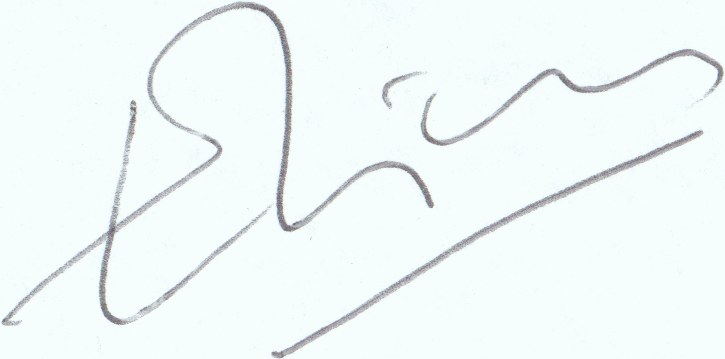
#> input picture 001_01.PNG, 725 x 359 px
$ python Script.py
#> lines starting #> are read from the running program, lines starting #| are printed output that depends on the picture; after the words box and inside, x2 and y2 are one past the last pixel; in counts of white or black regions, pixels touching at a corner belong together
### Tratamentos.py
import matplotlib.pyplot as plt
import matplotlib.image as mpimg
import numpy as np
import os
import cv2
import scipy


PATH = "./"
FILE = "001_01.PNG"


#parametros de tratamento gaussiano, binarização e morfologia
MINSIZEGAUSSIAN = 5
MAXSIZEGAUSSIAN = 5
MINSIZEOFESTRUTURANTE = 5
MAXSIZEOFESTRUTURANTE = 5
PACEESTRUTURANTE = 4
BINARIZACAO = 234


def gaussian_filter_2d(filter_size):
    # Note que o desvio padrão está sendo definido com base no tamanho do filtro
    sigma = filter_size/6.


    # Definição as coordenadas do matriz
    x_vals = np.linspace(-3*sigma, 3*sigma, filter_size)
    y_vals = x_vals.copy()


    # Cria o filtro Gaussino
    z = np.zeros((filter_size, filter_size))
    for row in range(filter_size):
        x = x_vals[row]
        for col in range(filter_size):
            y = y_vals[col]
            z[row, col] = np.exp(-(x**2+y**2)/(2*sigma**2))
    z = z/np.sum(z)


    return z


def tratamento_imagem(path = PATH, files = [FILE]):
    imgs ={}
    for file in files:
        img = cv2.imread(os.path.join(path, file), cv2.IMREAD_GRAYSCALE)
        imgs[file] = img
    #tratamento de imagens com filtro gaussiano
    gaussian_images = {}
    binary_images = {}
    erode_images = {}
    open_images = {}


    for img_id in imgs:
        gaussian_images[img_id] = {}
        binary_images[img_id] = {}
        erode_images[img_id] = {}
        open_images[img_id] = {}


        for i in range(MINSIZEGAUSSIAN, MAXSIZEGAUSSIAN+1, 2):
            gaussian_images[img_id][i] = scipy.signal.convolve(imgs[img_id], gaussian_filter_2d(i**2), mode='same')


        #binarização de imagens pós filtro
        for i in gaussian_images[img_id]:
            _, binary_images[img_id][i] = cv2.threshold(gaussian_images[img_id][i], BINARIZACAO, 255, cv2.THRESH_BINARY)


        #Tratamento morfologico (erosão)
        counter = 1
        for i in binary_images[img_id]:
            for j in range(MINSIZEOFESTRUTURANTE, MAXSIZEOFESTRUTURANTE+1, PACEESTRUTURANTE):
                kernel = cv2.getStructuringElement(cv2.MORPH_CROSS, (j, j))
                erode_images[img_id][counter] = cv2.morphologyEx(binary_images[img_id][i],cv2.MORPH_ERODE, kernel, iterations=1)
                counter += 1


        #Tratamento morfologico (abertura)
        counter = 1
        for i in binary_images[img_id]:
            for j in range(MINSIZEOFESTRUTURANTE, MAXSIZEOFESTRUTURANTE+1, PACEESTRUTURANTE):
                kernel = cv2.getStructuringElement(cv2.MORPH_CROSS, (j, j))
                open_images[img_id][counter] = cv2.morphologyEx(binary_images[img_id][i],cv2.MORPH_OPEN, kernel, iterations=1)
                counter += 1


    return imgs, gaussian_images, binary_images, erode_images, open_images

### Detecção.py
import cv2
import numpy as np
import random


FILE = "001_01.PNG"
CAP = 1


SAMPLES = 3


#parametros de circulo
DP = 1.2
MINDIST = 10
PARAM1 = 50
PARAM2 = 20
MINRADIUS_DEFAULT = 10
MAXRADIUS_DEFAULT = 150
MINRAD_CEILING = 100
MAXRAD_CEILING = 100
RAD_PACE = 10
MINRAD_MAXVALUE = 6


#Parametros de linha
LIMITEMINHOUGH = 50
LIMITEMAXHOUGH = 120
PACEHOUGH = 5


#contador para label de imagens
contador = 0


def Identificação(imagens):

    titulos = {}
    linhas = {}
    param_linhas = {}
    param_circulos = {}
    circulos = {}
    imagens_finais = {}
    eixo_x_linhas = {}
    eixo_x_circulos = {}
    for conjunto_imagens in imagens:

        eixo_x_linhas[conjunto_imagens] = {}
        eixo_x_circulos[conjunto_imagens] = {}
        titulos[conjunto_imagens] = {}
        linhas[conjunto_imagens] = {}
        param_linhas[conjunto_imagens] = {}
        param_circulos[conjunto_imagens] = {}
        circulos[conjunto_imagens] = {}
        imagens_finais[conjunto_imagens] = {}


        for indice_imagem_original in imagens[conjunto_imagens]:

            try:
                teste = eixo_x_linhas[conjunto_imagens][indice_imagem_original]
            except:
                eixo_x_linhas[conjunto_imagens][indice_imagem_original] = {}
                eixo_x_circulos[conjunto_imagens][indice_imagem_original] = {}
                titulos[conjunto_imagens][indice_imagem_original] = {}
                linhas[conjunto_imagens][indice_imagem_original] = {}
                param_linhas[conjunto_imagens][indice_imagem_original] = {}
                param_circulos[conjunto_imagens][indice_imagem_original] = {}
                circulos[conjunto_imagens][indice_imagem_original] = {}
                imagens_finais[conjunto_imagens][indice_imagem_original] = {}


            contador = 0
            for img_tratada in imagens[conjunto_imagens][indice_imagem_original]:
                eixo_x_linhas[conjunto_imagens][indice_imagem_original][contador] = []
                eixo_x_circulos[conjunto_imagens][indice_imagem_original][contador] = []
                titulos[conjunto_imagens][indice_imagem_original][contador] = {'linhas':[], 'circulos':[]}
                titulos[conjunto_imagens][indice_imagem_original][contador]['circulos'] = []
                linhas[conjunto_imagens][indice_imagem_original][contador] = []
                param_linhas[conjunto_imagens][indice_imagem_original][contador] = []
                param_circulos[conjunto_imagens][indice_imagem_original][contador] = []
                circulos[conjunto_imagens][indice_imagem_original][contador] = []
                imagens_finais[conjunto_imagens][indice_imagem_original][contador] = {'linhas':[], 'circulos':[]}


                for parametroHough in range (LIMITEMINHOUGH, LIMITEMAXHOUGH+1, PACEHOUGH):

                    eixo_x_linhas[conjunto_imagens][indice_imagem_original][contador] += [parametroHough]
                    titulos[conjunto_imagens][indice_imagem_original][contador]['linhas'],imagens_finais[conjunto_imagens][indice_imagem_original][contador]['linhas'],linhas[conjunto_imagens][indice_imagem_original][contador], param_linhas[conjunto_imagens][indice_imagem_original][contador] = detect_lines(titulos[conjunto_imagens][indice_imagem_original][contador]['linhas'],
                                                                                                                                                                                                                        imagens_finais[conjunto_imagens][indice_imagem_original][contador]['linhas'],
                                                                                                                                                                                                                        linhas[conjunto_imagens][indice_imagem_original][contador],
                                                                                                                                                                                                                        param_linhas[conjunto_imagens][indice_imagem_original][contador],
                                                                                                                                                                                                                        parametroHough,image_raw= imagens[conjunto_imagens][indice_imagem_original][img_tratada],
                                                                                                                                                                                                                        image_or_path=False)
                for minrad in range(5, MINRAD_CEILING+1, RAD_PACE):
                    vetor_minrad = []
                    for i in range(1, MINRAD_MAXVALUE+1):
                        vetor_minrad.append(minrad*i)
                    for maxrad in range(minrad, MAXRAD_CEILING+1, RAD_PACE):
                        for dist in vetor_minrad:
                            label_eixo_X = [int(dist/minrad), minrad, maxrad]
                            eixo_x_circulos[conjunto_imagens][indice_imagem_original][contador] += [label_eixo_X]
                            titulos[conjunto_imagens][indice_imagem_original][contador]['circulos'],imagens_finais[conjunto_imagens][indice_imagem_original][contador]['circulos'],circulos[conjunto_imagens][indice_imagem_original][contador], param_circulos[conjunto_imagens][indice_imagem_original][contador] = detect_circulos(titulos[conjunto_imagens][indice_imagem_original][contador]['circulos'],
                                                                                                                                                                                                                    imagens_finais[conjunto_imagens][indice_imagem_original][contador]['circulos'],
                                                                                                                                                                                                                    circulos[conjunto_imagens][indice_imagem_original][contador],
                                                                                                                                                                                                                    param_circulos[conjunto_imagens][indice_imagem_original][contador],
                                                                                                                                                                                                                    circleparams=[dist, minrad, maxrad], image_raw= imagens[conjunto_imagens][indice_imagem_original][img_tratada],
                                                                                                                                                                                                                    image_or_path=False)
                contador += 1

    output = {}
    output["titulos"] = titulos
    output["linhas"] = linhas
    output["param_linhas"] = param_linhas
    output["param_circulos"] = param_circulos
    output["circulos"] = circulos
    output["imagens"] = imagens
    output["imagens_finais"] = imagens_finais
    output["Param_Hough_linhas"] = eixo_x_linhas
    output["param_Hough_circulos"] = eixo_x_circulos


    return output


def detect_lines(titulos, imagens, linhas, param_linhas, parametroHough, image_raw = FILE, image_or_path = True):
    # Carregar a imagem

    global contador
    gray_image, image = leitura_imagem(image_raw, image_or_path)

    #detecção de linhas
    edges = cv2.Canny(gray_image, 50, 150)


    mask = np.ones_like(edges) * 255  # Criar uma máscara branca


    height, width = edges.shape
    lenght = 10
    roi_top_left = (lenght, lenght)          # Coordenadas do canto superior esquerdo
    roi_bottom_right = (width-lenght, height-lenght)  # Coordenadas do canto inferior direito


    # Desenhar um retângulo preto na máscara para a área a ser ignorada (bordas)
    mask[0:roi_top_left[1], :] = 0
    mask[roi_bottom_right[1]:, :] = 0
    mask[:, 0:roi_top_left[0]] = 0
    mask[:, roi_bottom_right[0]:] = 0

    # Aplicar a máscara à imagem de bordas
    masked_edges = cv2.bitwise_and(edges, mask)

    # Aplicar a Transformada de Hough para linhas
    lines = cv2.HoughLines(masked_edges, 1, np.pi / 180, parametroHough)

    # Desenhar as linhas detectadas na imagem original
    if lines is not None:
        for line in lines:
            rho, theta = line[0]
            a = np.cos(theta)
            b = np.sin(theta)
            x0 = a * rho
            y0 = b * rho
            x1 = int(x0 + 1000 * (-b))
            y1 = int(y0 + 1000 * (a))
            x2 = int(x0 - 1000 * (-b))
            y2 = int(y0 - 1000 * (a))
            cv2.line(image, (x1, y1), (x2, y2), (0, 255, 0), 2)

    try:
        linhas.append(len(lines))
    except:
        linhas.append(0)

    param_linhas.append(lines)
    contador += 1
    titulos.append("Imagem"+str(contador)+" Hough = "+str(parametroHough))
    imagens.append(image)


    return titulos, imagens, linhas, param_linhas

def detect_circulos(titulos, imagens, circulos,param_circulos, circleparams = [MINDIST, MINRADIUS_DEFAULT, MAXRADIUS_DEFAULT], image_raw = FILE, image_or_path = True):
    # Carregar a imagem

    global contador


    gray_image, image = leitura_imagem(image_raw, image_or_path)


    circles = cv2.HoughCircles(
    gray_image,
    cv2.HOUGH_GRADIENT,
    dp=DP,
    minDist= circleparams[0] ,
    param1=PARAM1,
    param2=PARAM2,
    minRadius=circleparams[1],
    maxRadius=circleparams[2]
)


# Verificar se foram encontrados círculos
    if circles is not None:
        # Convertendo as coordenadas dos círculos para inteiros
        circles = np.round(circles[0, :]).astype("int")

        # Desenhar os círculos na imagem original
        for (x, y, r) in circles:
            cv2.circle(image, (x, y), r, (0, 0, 255), 4)  # Círculo verde
            cv2.rectangle(image, (x - 1, y - 1), (x + 1, y + 1), (0, 0, 255), -1)  # Centro do círculo
    try:
        circulos.append(len(circles))
    except:
        circulos.append(0)
    param_circulos.append(circles)
    contador += 1
    titulos.append("Imagem"+str(contador) + " MINDIST = " +str(circleparams[0]) + " MINRAD = " +str(circleparams[1]) + " MAXRAD = " +str(circleparams[2]))
    imagens.append(image)


    return titulos, imagens, circulos, param_circulos


# [90 lines left out: function detect_linhas_e_circulos, not called in this run]


def leitura_imagem(image_raw, image_or_path):
    global contador


    if(image_or_path):
        image = cv2.imread(image_raw)
        gray_image = cv2.cvtColor(image, cv2.COLOR_BGR2GRAY)

    else:
        #imagem ja tratada
        gray_image = image_raw
        gray_image = np.uint8(gray_image)
        image = cv2.cvtColor(gray_image, cv2.COLOR_GRAY2BGR)
        image = np.uint8(image)


    return gray_image, image


# [32 lines left out: function exibir_imagens, not called in this run]


# [2 lines that do not run on import are left out]

### Script.py
import matplotlib.pyplot as plt
import numpy as np
from Detecção import detect_lines, exibir_imagens, detect_circulos, detect_linhas_e_circulos, Identificação
from Tratamentos import tratamento_imagem
from Matching import matching


"""
Projeto final de Processamento Digital de Imagens
Grupo 9 - Verificação de assinaturas
Membros:
- Lucas Maciel Balieiro - 800534
- Marciel Silva de Almeida - 628069


base de dados referencia: http://www.iapr-tc11.org/mediawiki/index.php/ICDAR_2011_Signature_Verification_Competition_(SigComp2011)


"""


PATH_BASE = "./"
PATH_ALVO = "./"
IMAGENS_BASE = ["001_01.PNG","001_02.PNG"]
IMAGEM_ALVO = ["001_03.PNG", "001_01.PNG", "Assinatura diferente.png"]
DEPARA_TIPO = {"imagens_orignais": "ORIGINAL", "gaussianas":"Tratada com filtro gaussiano", "binarias": "Binarizada e suavizada", "erodidas": "aplicada erosão", "abertas": "aplicada abertura"}


FATOR_LINHAS = 0.8
FATOR_CIRCULOS = 0.2


PESO_PADRAO = {'gaussianas': 0.1, 'binarias': 0.3, 'erodidas':0.3, 'abertas':0.3}


# files precisam ser o relative path
# pastas precisam ser o restante do caminho que levam aos files. Apenas uma por entidade (base ou alvo)
def main(pasta_base = PATH_BASE, files_base = IMAGENS_BASE, pasta_alvo = PATH_ALVO, files_alvo = IMAGEM_ALVO):


    identidade_base = {}
    identidade_alvo = {}


    #Realização de diferentes tratamentos (aplicação de filtro gaussiano, binarização e morfologia matemática) a fim de preparar diferentes abordagens para cada imagem
    _, identidade_base["gaussianas"], identidade_base["binarias"], identidade_base["erodidas"], identidade_base["abertas"] = tratamento_imagem(path= pasta_base, files=files_base)
#> pass 2 of the loop in tratamento_imagem, `for file in files:`:
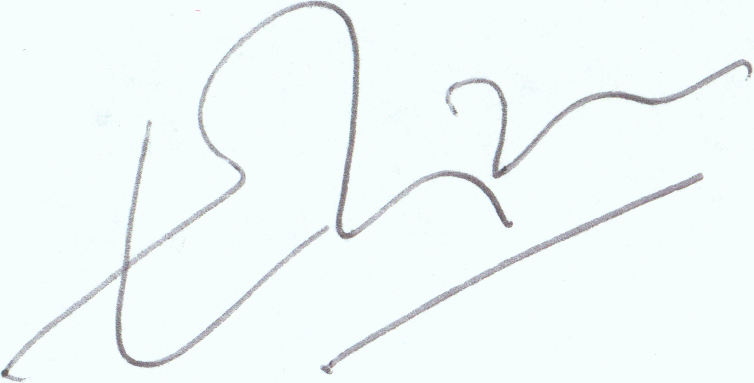
#> input picture 001_02.PNG, 754 x 383 px
#> img: shape (383, 754)
#> the loop in tratamento_imagem, `for img_id in imgs:` made 2 passes
#> img_id on passes 1 to 2: '001_01.PNG', '001_02.PNG'
#> after the loop in tratamento_imagem, `for img_id in imgs:`: binary_images = 2 items
    _, identidade_alvo["gaussianas"], identidade_alvo["binarias"], identidade_alvo["erodidas"], identidade_alvo["abertas"] = tratamento_imagem(path= pasta_alvo, files=files_alvo)
#> call 2 of tratamento_imagem, with path = './'
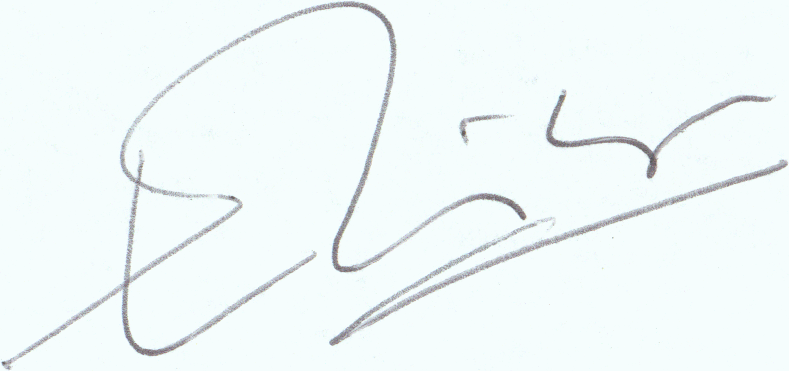
#> input picture 001_03.PNG, 789 x 371 px
#> pass 2 of the loop in tratamento_imagem, `for file in files:`:
#> the loop in tratamento_imagem (call 2), `for img_id in imgs:` made 3 passes
#> img_id on passes 1 to 3: '001_03.PNG', '001_01.PNG', 'Assinatura diferente.png'
#> after the loop in tratamento_imagem (call 2), `for img_id in imgs:`: binary_images = 3 items


    #Processo de identificação de linhas e circulos utilizando-se transformadas de Hough
    identidade_base["Hough"] = Identificação(identidade_base)
#> in leitura_imagem, `gray_image = image_raw`:
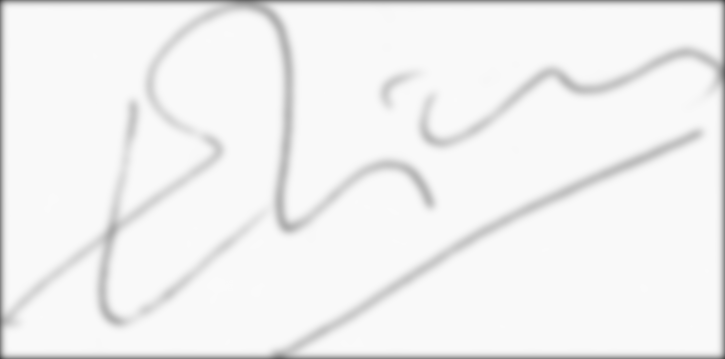
#> gray_image: shape (359, 725) float64; min 75.55, max 250, mean 242.1
#> in detect_lines, `edges = cv2.Canny(gray_image, 50, 150)`:
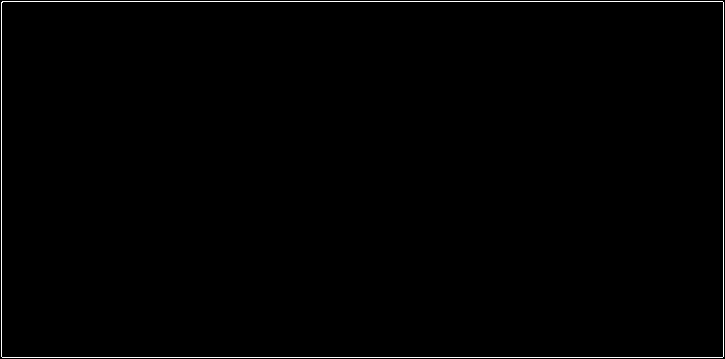
#> edges: shape (359, 725); 0.83% white in thin lines or dots
#> in detect_lines, `masked_edges = cv2.bitwise_and(edges, mask)`: masked_edges: shape (359, 725); every value is 0
#> in detect_lines, `lines = cv2.HoughLines(masked_edges, 1, np.pi / 180, parametroHough)`: lines = None
#> pass 2 of the loop in Identificação, `for conjunto_imagens in imagens:`:
#> image_raw: shape (359, 725) float64; 84.2% white; 2 black regions, box (x1, y1, x2, y2) and area: (0, 0, 725, 359) 40558, (379, 71, 417, 108) 589
#> edges: shape (359, 725); 2.6% white in thin lines or dots
#> in detect_lines (call 31), `masked_edges = cv2.bitwise_and(edges, mask)`:
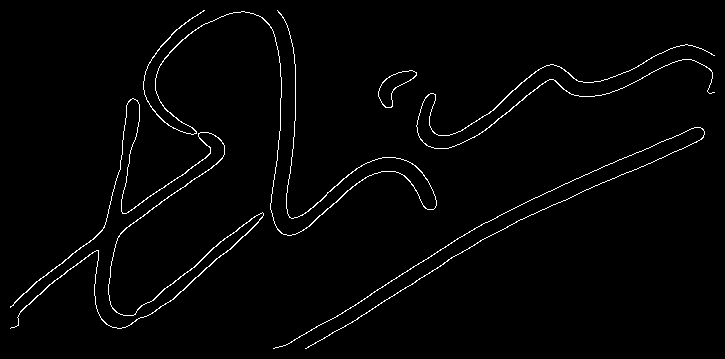
#> masked_edges: shape (359, 725); 1.8% white in thin lines or dots
#> lines = 133 rows, first 8: [445, 1.01], [412, 1.15], [258, 0.942], [458, 1.01], [398, 1.15], [449, 0.995], [389, 1.17], [462, 0.995]
#> the loop in detect_lines (call 31), `for line in lines:` made 133 passes
#> (rho, theta, a, b, x0, y0, x1, y1) on passes 1 to 8: (445, 1.01, 0.53, 0.848, 235.8, 377.4, -612, 907), (412, 1.15, 0.407, 0.914, 167.6, 376.4, -745, 783), (258, 0.942, 0.588, 0.809, 151.6, 208.7, -657, 796), (458, 1.01, 0.53, 0.848, 242.7, 388.4, -605, 918), (398, 1.15, 0.407, 0.914, 161.9, 363.6, -751, 770), (449, 0.995, 0.545, 0.839, 244.5, 376.6, -594, 921), (389, 1.17, 0.391, 0.921, 152, 358.1, -768, 748), (462, 0.995, 0.545, 0.839, 251.6, 387.5, -587, 932)
#> after the loop in detect_lines (call 31), `for line in lines:`:
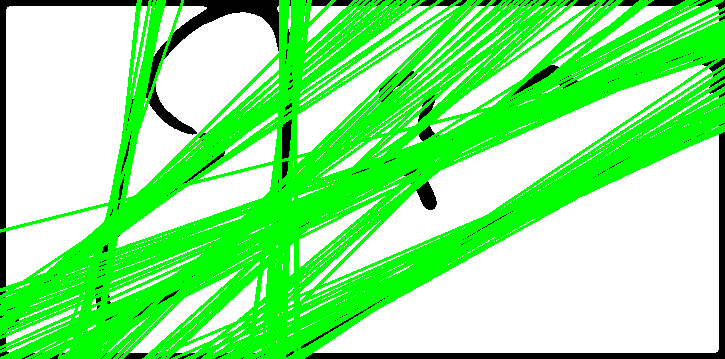
#> image: shape (359, 725, 3); mean B, G, R 136.2, 241.3, 136.2
    identidade_alvo["Hough"] = Identificação(identidade_alvo)


    #Amostra de imagens
    exibir_imagens(identidade_base["Hough"]['titulos'], identidade_base["Hough"]['imagens_finais'], identidade_base["Hough"]['linhas'], identidade_base["Hough"]['circulos'])
    exibir_imagens(identidade_alvo["Hough"]['titulos'], identidade_alvo["Hough"]['imagens_finais'], identidade_alvo["Hough"]['linhas'], identidade_alvo["Hough"]['circulos'])


    #Graficos de influencia das parametrizações na identificação de linhas e circulos
    grafico_quantidades(identidade_base["Hough"]["linhas"],identidade_base["Hough"]["circulos"], identidade_base["Hough"]["Param_Hough_linhas"], identidade_base["Hough"]["param_Hough_circulos"], "Base")
    grafico_quantidades(identidade_alvo["Hough"]["linhas"],identidade_alvo["Hough"]["circulos"], identidade_alvo["Hough"]["Param_Hough_linhas"], identidade_alvo["Hough"]["param_Hough_circulos"], "Alvo")

    #processo de matching e expressão de resultado
    resultado_matches = matching(identidade_base['Hough']['param_linhas'],identidade_base['Hough']['param_circulos'], identidade_alvo['Hough']['param_linhas'], identidade_alvo['Hough']['param_circulos'])
    result_output(resultado_matches, files_base, files_alvo)


# [20 lines left out: function result_output, not called in this run]


def on_key(event):
    if event.key == 'q':
        plt.close(event.canvas.figure)


# [96 lines left out: function grafico_quantidades, not called in this run]


if __name__ == "__main__":
#> (the run stopped early here; a loop or call above may not have finished)
